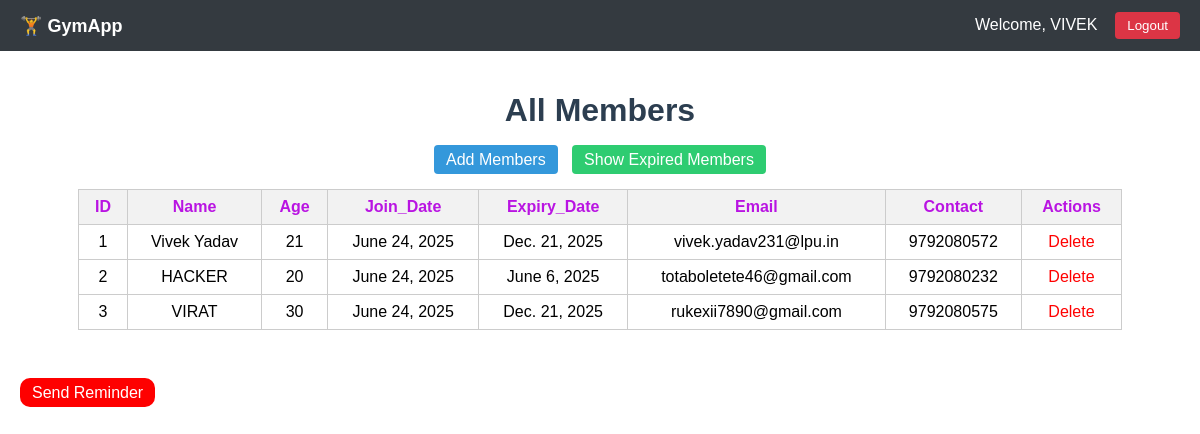
The page /gym_info/ (signed in) on the database its author committed.
### gym_app/models.py (models this page shows, shortened)
class Member(models.Model):
    user=models.ForeignKey(User,on_delete=models.CASCADE)
    contact=models.OneToOneField(Contact,on_delete=models.CASCADE)
    name= models.CharField(max_length=200)
    age=models.IntegerField()
    join_date=models.DateField()
    expiry_date=models.DateField()

class Contact(models.Model):
    email=models.EmailField(unique=True)
    phone=models.CharField(max_length=10,  unique=True)

### gym_app/views.py (the view)
# urls.py: path('', allmembers, name="index"),
@login_required
def allmembers(request):
    show_expired = request.GET.get("show") == "expired"
    if show_expired:
        member = Member.objects.select_related("contact").filter(user=request.user, expiry_date__lt=now().date())
    else:
        member = Member.objects.select_related("contact").filter(user=request.user)
    return render(request, 'gym_app/app.html', {'member': member, 'show_expired': show_expired})

### gym_app/templates/gym_app/app.html
{% extends 'gym_app/base.html' %}
{% block content %}
<h1 style="text-align: center; color: #2c3e50;">
    {% if show_expired %}
        Expired Members
    {% else %}
        All Members
    {% endif %}
</h1>
<div style="text-align: center; margin-bottom: 20px;">
    <a href="{% url 'adding' %}" style="padding: 6px 12px; background-color: #3498db; color: white; text-decoration: none; border-radius: 4px; margin-right: 10px;">Add Members</a>
    <a href="{% url 'index' %}?show={% if show_expired %}all{% else %}expired{% endif %}" style="padding: 6px 12px; background-color: #2ecc71; color: white; text-decoration: none; border-radius: 4px;">
        Show {% if show_expired %}All Members{% else %}Expired Members{% endif %}
    </a>
</div>
<table border="1" cellpadding="10" style="margin: auto; border-collapse: collapse; width: 90%; font-family: Arial, sans-serif;">
    <tr style="background-color: #2980b9; color: rgb(185, 20, 226);">
        <th>ID</th>
        <th>Name</th>
        <th>Age</th>
        <th>Join_Date</th>
        <th>Expiry_Date</th>
        <th>Email</th>
        <th>Contact</th>
        <th>Actions</th>
    </tr>
    {% for i in member %}
    <tr style="text-align: center;">
        <td>{{ i.id }}</td>
        <td>{{ i.name }}</td>
        <td>{{ i.age }}</td>
        <td>{{ i.join_date }}</td>
        <td>{{ i.expiry_date }}</td>
        <td>{{ i.contact.email }}</td>
        <td>{{ i.contact.phone }}</td>
        <td><a href="{% url 'delete_member' i.id %}" style="color: red; text-decoration: none;">Delete</a></td>
    </tr>
    {% endfor %}
</table>
<br>
<br>
<br>
<div>
    <a href="{% url 'reminder' %}" class="btn-btn-warning mb-3"  style="padding: 6px 12px; background-color: #fe0000;  color: white; text-decoration: none; border-radius: 10px;">Send Reminder</a>
</div>
{% endblock %}

### gym_app/templates/gym_app/base.html (shortened to what this page needs)
<!DOCTYPE html>
<html lang="en">
<head>
</head>
<body>
    <div class="navbar">
        <div style="font-weight: bold; font-size: 18px;">
            🏋️ GymApp
        </div>
        <div>
            {% if user.is_authenticated %}
            Welcome, {{ request.user.username|upper }}
            <form method="post" action="{% url 'logout' %}" style="display:inline;">
                <button type="submit"
                    style="background:#dc3545; border:none; color:white; padding:6px 12px; border-radius:4px; cursor:pointer;">
                    Logout
                </button>
            </form>
            {% endif %}
        </div>
    </div>
    <div class="container">
        {% block content %}
        {% endblock %}
    </div>
</body>
</html>

### gym_app/templates/gym_app/base.html (style rules this page uses)
body { font-family: Arial, sans-serif; margin: 0; padding: 0; }
.navbar { background-color: #343a40; color: white; padding: 12px 20px; display: flex; justify-content: space-between; align-items: center; }
.container { padding: 20px; }
table { width: 100%; border-collapse: collapse; margin-top: 10px; }
th, td { padding: 8px 12px; border: 1px solid #ccc; }
th { background-color: #f2f2f2; }
a { color: #007bff; }

### rows shown on the page
Member: id "1", name "Vivek Yadav", age "21", join_date "June 24, 2025", expiry_date "Dec. 21, 2025", contact.email "vivek.yadav231@lpu.in", contact.phone "9792080572"
Member: id "2", name "HACKER", age "20", join_date "June 24, 2025", expiry_date "June 6, 2025", contact.email "totaboletete46@gmail.com", contact.phone "9792080232"
Member: id "3", name "VIRAT", age "30", join_date "June 24, 2025", expiry_date "Dec. 21, 2025", contact.email "rukexii7890@gmail.com", contact.phone "9792080575"

### other values the page prints
{{ request.user.username|upper }} "VIVEK"
